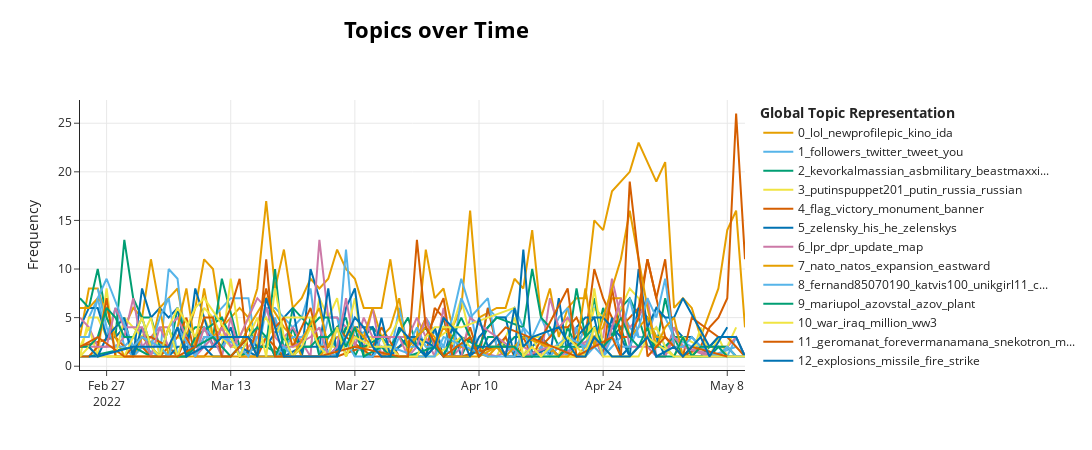

Notebook source saved alongside this figure:
### Code cell
topic_model.visualize_topics_over_time(topics_over_time, top_n_topics=20)
